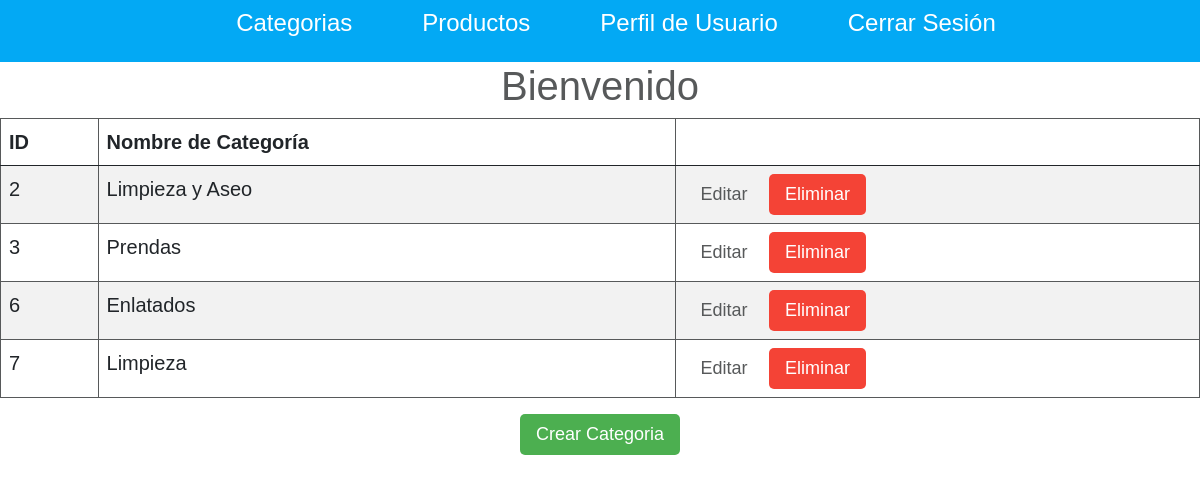
/categorias (signed in), run on an earlier commit of the app's database.
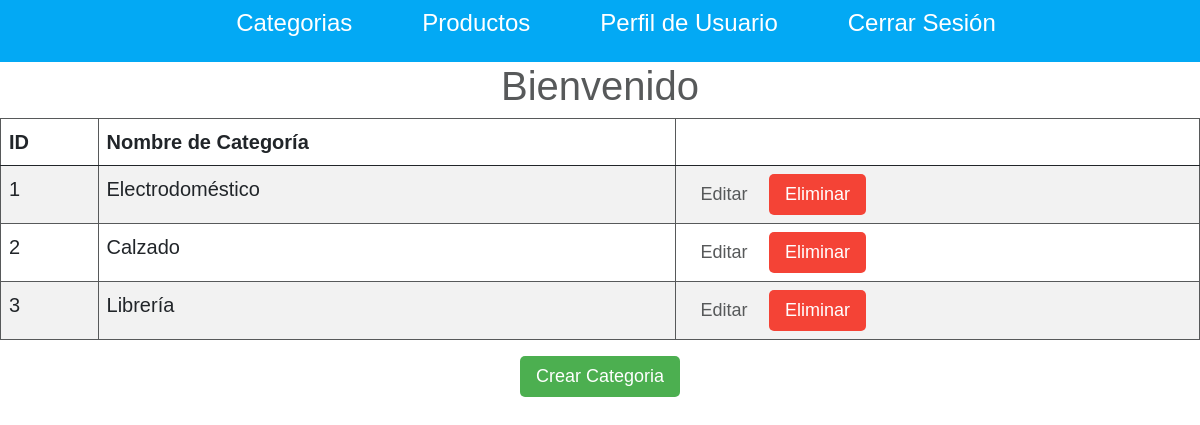
And on a later commit of the database.
### tables this page shows
CREATE TABLE "categorias" (
	"id_categoria"	INTEGER NOT NULL UNIQUE,
	"nombre_categoria"	TEXT NOT NULL UNIQUE,
	"id_usuario"	INTEGER NOT NULL,
	PRIMARY KEY("id_categoria" AUTOINCREMENT)
);

### app.py (the view)
@app.route('/categorias')
def categorias():
    if not 'usuario' in session:
        return redirect(url_for('inicio'))
    categorias = db.execute("""SELECT * FROM categorias WHERE id_usuario = ?""",(session['usuario'][0],)).fetchall()
    return render_template('categorias.html', categorias = categorias)

### templates/categorias.html (shortened to what this page needs)
<!doctype html>
<html lang="es">
  <head>
    <link href="https://cdn.jsdelivr.net/npm/bootstrap@5.0.0-beta1/dist/css/bootstrap.min.css" rel="stylesheet">
  </head>
</html>
{% extends 'layouts/base.html'%}
{% block content %}
<center>
    <h1>Bienvenido</h1>
    <table class="table table-striped">
        <thead>
            <th>ID</th>
            <th>Nombre de Categoría</th>
            <th></th>
        </thead>
        <tbody>
            {% for categoria in categorias %}
            <tr>
                <td>{{categoria[0]}}</td>
                <td>{{categoria[1]}}</td>
                <td>
                    <a class="btn btn-success2" href="{{url_for('editar_categoria',id=categoria[0])}}">Editar</a>
                    <a class="btn btn-danger" href="{{url_for('eliminar_categoria',id=categoria[0])}}">Eliminar</a>
                </td>
            </tr>
            {% endfor %}
        </tbody>
    </table>
    <a class="btn btn-success" href="{{url_for('crear_categoria')}}">Crear Categoria</a>
</center>
{% endblock %}

What changed in the data, as far as the page shows it:
no longer on this page (row edited): categorias: id_categoria "6", nombre_categoria "Enlatados"
removed categorias: id_categoria "7", nombre_categoria "Limpieza"
added categorias: id_categoria "1", nombre_categoria "Electrodoméstico"
changed categorias id 2: nombre_categoria "Limpieza y Aseo" → "Calzado"
changed categorias id 3: nombre_categoria "Prendas" → "Librería"
